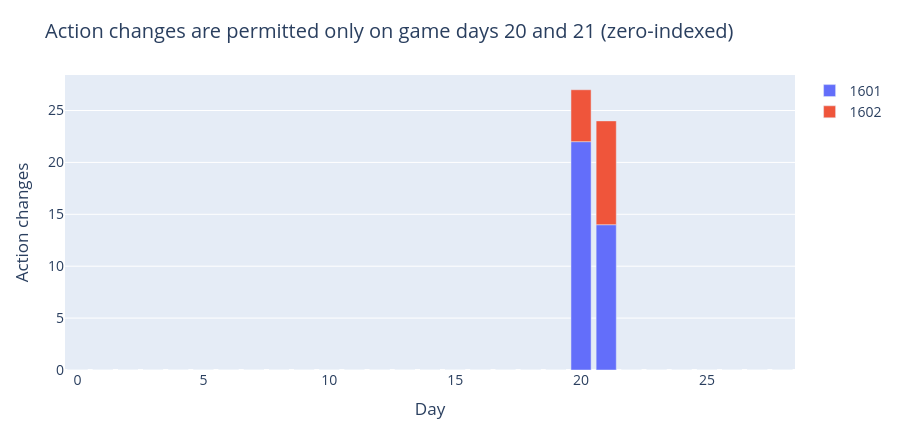

Source (notebook cell):
### Markdown cell above
## 4 · Inspect activation and the cost of postponement

These views show coverage and action activation—not learned importance or independent observations. Multiple turns and both seats of one seed are correlated. The other days are descriptive coverage only; the live policy intervention is limited to days 20 and 21.

### Code cell
screen_plots = screen_figures(OUT)
figures.append(screen_plots[0])
screen_plots[0].show()

### Figure 1 — Plotly figure (JSON) as saved in the notebook; plotly's stock layout.template omitted (floating-point values rounded to 4 significant figures)
{"data": [{"hovertemplate": "color=1601<br>day=%{x}<br>action_changes=%{y}<extra></extra>", "legendgroup": "1601", "marker": {"color": "#636efa", "pattern": {"shape": ""}}, "name": "1601", "orientation": "v", "showlegend": true, "textposition": "auto", "type": "bar", "x": [0, 1, 2, 3, 4, 5, 6, 7, 8, 9, 10, 11, 12, 13, 14, 15, 16, 17, 18, 19, 20, 21, 22, 23, 24, 25, 26, 27, 28], "xaxis": "x", "y": [0, 0, 0, 0, 0, 0, 0, 0, 0, 0, 0, 0, 0, 0, 0, 0, 0, 0, 0, 0, 22, 14, 0, 0, 0, 0, 0, 0, 0], "yaxis": "y"}, {"hovertemplate": "color=1602<br>day=%{x}<br>action_changes=%{y}<extra></extra>", "legendgroup": "1602", "marker": {"color": "#EF553B", "pattern": {"shape": ""}}, "name": "1602", "orientation": "v", "showlegend": true, "textposition": "auto", "type": "bar", "x": [0, 1, 2, 3, 4, 5, 6, 7, 8, 9, 10, 11, 12, 13, 14, 15, 16, 17, 18, 19, 20, 21, 22, 23, 24, 25, 26, 27, 28], "xaxis": "x", "y": [0, 0, 0, 0, 0, 0, 0, 0, 0, 0, 0, 0, 0, 0, 0, 0, 0, 0, 0, 0, 5, 10, 0, 0, 0, 0, 0, 0, 0], "yaxis": "y"}], "layout": {"barmode": "relative", "font": {"size": 14}, "height": 440, "hovermode": "closest", "legend": {"title": {"text": ""}, "tracegroupgap": 0}, "margin": {"b": 70, "l": 65, "r": 40, "t": 75}, "title": {"text": "Action changes are permitted only on game days 20 and 21 (zero-indexed)"}, "xaxis": {"anchor": "y", "domain": [0, 1], "title": {"text": "Day"}}, "yaxis": {"anchor": "x", "domain": [0, 1], "title": {"text": "Action changes"}}}}
